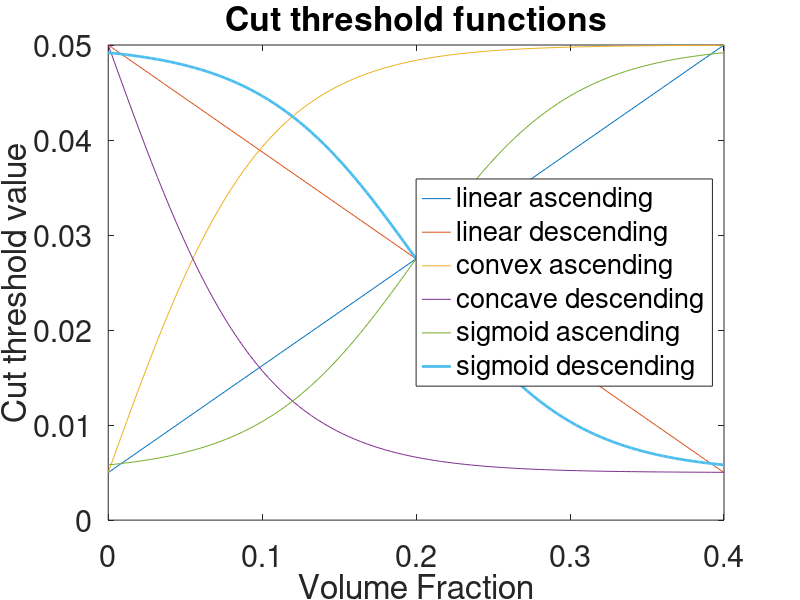

This chart was generated by the following MATLAB code:

Vend=0.4;
x=(0:0.01:1)*Vend;
a=20;
b=0;
tc1=0.05;
tc2=0.005;
y1=abs(tc2-tc1)*(2./(1+exp(-(a*(x-b))))-1)+min(tc1,tc2);
y2=abs(tc2-tc1)*(1-(2./(1+exp(-(a*(x-b))))-1))+min(tc1,tc2);

a=20;
b=0.2;
y3=abs(tc2-tc1)*(1./(1+exp(-(a*(x-b)))))+min(tc1,tc2);
y4=abs(tc2-tc1)*(1-(1./(1+exp(-(a*(x-b))))))+min(tc1,tc2);
y5=(1 - x/Vend) * 0.005 + (x/Vend) * 0.05;
y6=(1 - x/Vend) * 0.05 + (x/Vend) * 0.005;

plot(x,y5,x,y6,x,y1,x,y2,x,y3,x,y4,'LineWidth', 2);
hLegend = legend('linear ascending','linear descending','convex ascending', 'concave descending', 'sigmoid ascending', 'sigmoid descending','Location', 'east','FontSize', 20);

hTitle = title('Cut threshold functions','FontSize', 22);
xlabel('Volume Fraction','FontSize', 22);
ylabel('Cut threshold value','FontSize', 22);


% Set the font size of the legend
set(hLegend, 'FontSize', 22);
set(gca, 'FontSize', 22);

